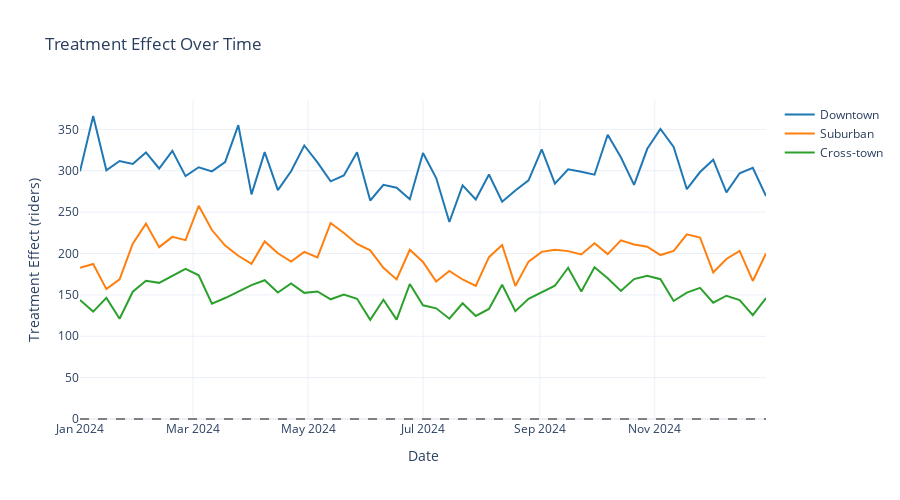

The notebook cell this image was saved under:
### Markdown cell above
---
## 5. Treatment Effect Over Time

Calculating the difference (actual - counterfactual) for each week post-intervention.

### Code cell
fig = go.Figure()

for route in ['Downtown', 'Suburban', 'Cross-town']:
    m = models[route]
    data = m['data']
    
    # Post-intervention only
    post_mask = data['post_intervention'] == 1
    post_dates = data.loc[post_mask, 'date']
    post_actual = data.loc[post_mask, 'avg_ridership'].values
    post_counter = m['counterfactual'][post_mask]
    
    treatment_effect = post_actual - post_counter
    
    fig.add_trace(go.Scatter(
        x=post_dates,
        y=treatment_effect,
        mode='lines',
        name=route,
        line=dict(color=ROUTE_COLORS[route], width=2)
    ))

fig.add_hline(y=0, line_dash="dash", line_color="gray")

fig.update_layout(
    title='Treatment Effect Over Time',
    xaxis_title='Date',
    yaxis_title='Treatment Effect (riders)',
    height=500
)

fig.show()
fig.write_image(f"{fig_output_dir}/06_treatment_effect_time.png", scale=2)

# Average treatment effects
print("\n" + "="*60)
print("AVERAGE TREATMENT EFFECT (Post-Intervention)")
print("="*60)

for route in ['Downtown', 'Suburban', 'Cross-town']:
    m = models[route]
    data = m['data']
    
    post_mask = data['post_intervention'] == 1
    te = data.loc[post_mask, 'avg_ridership'].values - m['counterfactual'][post_mask]
    avg_te = te.mean()
    
    baseline = data.loc[~post_mask, 'avg_ridership'].mean()
    pct = (avg_te / baseline) * 100
    
    print(f"\n{route:12s}: {avg_te:+6.1f} riders ({pct:+5.1f}% vs baseline)")

print("\n" + "="*60)
